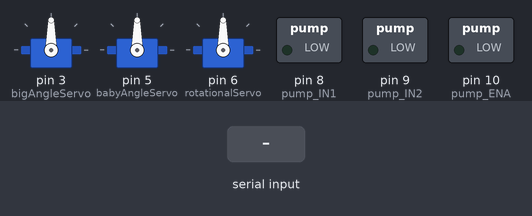
This sketch was run on a simulated Arduino Uno, built with avr-gcc and run on an emulated ATmega328P. Parts: 3 × servo, switched loads named in the sketch (green lamp = pin HIGH). The test bench sets the inputs (shaded band).

Above: at 1.2 s.
1.3 s: "LEFT\n" received over Serial
At 5.7 s:
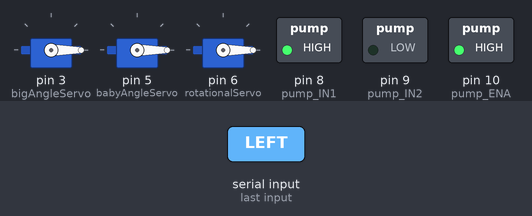
At 8.0 s:
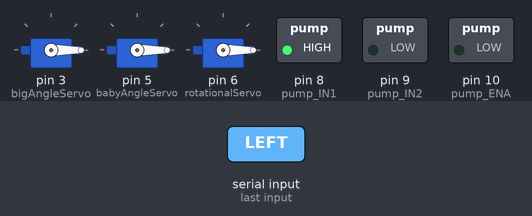
Timing chart, 0 to 9.5 s (numbered marks = the images above; inputs shaded):
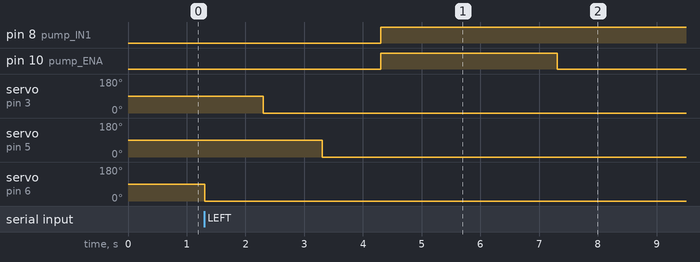

Measured:
- after the input at 1.3 s, pin 8 (pump_IN1): LOW → HIGH after 3.0 s; pin 10 (pump_ENA): LOW → HIGH after 3.0 s, → LOW 3.0 s later; servo on pin 3 (bigAngleServo): 90° → 0° after 1.0 s; servo on pin 5 (babyAngleServo): 90° → 0° after 2.0 s; servo on pin 6 (rotationalServo): 90° → 0° at once

The sketch:

lol.ino
```cpp
#include <Servo.h>

Servo bigAngleServo;
Servo babyAngleServo;
Servo rotationalServo;


const int pump_IN1 = 8;
const int pump_IN2 = 9;
const int pump_ENA = 10;


const int leftAngle1[] = {0,0};
const int centerAngle1[] = {0,0};
const int rightAngle1[] = {0,0};

const int leftAngle2[] = {0,0};
const int centerAngle2[] = {0,0};
const int rightAngle2[] = {0,0};

const int leftAngle3[] = {0,0};
const int centerAngle3[] = {0,0};
const int rightAngle3[] = {0,0};


void setup() {
    Serial.begin(9600);
    bigAngleServo.attach(3);
    babyAngleServo.attach(5);
    rotationalServo.attach(6);


    pinMode(pump_IN1, OUTPUT);
    pinMode(pump_IN2, OUTPUT);
    pinMode(pump_ENA, OUTPUT);
}


void moveArm(int angle1, int angle2, int angle3) {
    rotationalServo.write(angle3);
    delay(1000);
    bigAngleServo.write(angle1);
    delay(1000);
    babyAngleServo.write(angle2);
    delay(500);
}


void pumpOn() {
    digitalWrite(pump_IN1, HIGH);
    digitalWrite(pump_IN2, LOW);
    digitalWrite(pump_ENA, HIGH);
}

void pumpOff() {
    digitalWrite(pump_ENA, LOW);
}

void loop() {
    while(!Serial.available());

    String command = Serial.readStringUntil('\n');
    command.trim();

    if (command == "LEFT") {
      moveArm(leftAngle1[0],leftAngle2[0],leftAngle3[0]);
      delay(500);
      pumpOn();
      moveArm(leftAngle1[1],leftAngle2[1],leftAngle3[1]);
      delay(500);
      pumpOff();
    }
    else if (command == "RIGHT") {
      moveArm(rightAngle1[0],rightAngle2[0],rightAngle3[0]);
      delay(500);
      pumpOn();
      moveArm(rightAngle1[1],rightAngle2[1],rightAngle3[1]);
      delay(500);
      pumpOff();
    }
    else if (command == "CENTER") {
      moveArm(centerAngle1[0],centerAngle2[0],centerAngle3[0]);
      delay(500);
      pumpOn();
      moveArm(centerAngle1[1],centerAngle2[1],centerAngle3[1]);
      delay(500);
      pumpOff();
    }

    moveArm(0,0,0);


}
```
